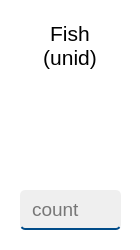
      <widget class="QFrame" name="frame_13">
       <property name="sizePolicy">
        <sizepolicy hsizetype="Fixed" vsizetype="Fixed">
         <horstretch>0</horstretch>
         <verstretch>0</verstretch>
        </sizepolicy>
       </property>
       <property name="minimumSize">
        <size>
         <width>140</width>
         <height>250</height>
        </size>
       </property>
       <property name="styleSheet">
        <string notr="true">background-color: white;
border-radius: 5px;</string>
       </property>
       <property name="frameShape">
        <enum>QFrame::StyledPanel</enum>
       </property>
       <property name="frameShadow">
        <enum>QFrame::Raised</enum>
       </property>
       <widget class="QLineEdit" name="fish">
        <property name="geometry">
         <rect>
          <x>20</x>
          <y>190</y>
          <width>101</width>
          <height>40</height>
         </rect>
        </property>
        <property name="font">
         <font>
          <family>Yu Gothic UI</family>
          <pointsize>14</pointsize>
         </font>
        </property>
        <property name="styleSheet">
         <string notr="true">background-color: #EFEFEF;
border-style: solid;
border-width: 0 0 2px 0;
border-color: #004b88;
border-radius: 5px;
padding-left: 10px;</string>
        </property>
        <property name="placeholderText">
         <string>count</string>
        </property>
       </widget>
       <widget class="QLabel" name="label_14">
        <property name="geometry">
         <rect>
          <x>20</x>
          <y>10</y>
          <width>100</width>
          <height>60</height>
         </rect>
        </property>
        <property name="font">
         <font>
          <family>Yu Gothic UI</family>
          <pointsize>16</pointsize>
         </font>
        </property>
        <property name="text">
         <string>Fish
(unid)</string>
        </property>
        <property name="alignment">
         <set>Qt::AlignBottom|Qt::AlignHCenter</set>
        </property>
       </widget>
       <widget class="QLabel" name="label_29">
        <property name="geometry">
         <rect>
          <x>20</x>
          <y>80</y>
          <width>100</width>
          <height>100</height>
         </rect>
        </property>
        <property name="sizePolicy">
         <sizepolicy hsizetype="Fixed" vsizetype="Fixed">
          <horstretch>0</horstretch>
          <verstretch>0</verstretch>
         </sizepolicy>
        </property>
        <property name="minimumSize">
         <size>
          <width>100</width>
          <height>100</height>
         </size>
        </property>
        <property name="styleSheet">
         <string notr="true">QLabel {
    border-radius: 5px;
    border-image: url(:/img/img/fish.png);
}</string>
        </property>
        <property name="text">
         <string/>
        </property>
        <property name="scaledContents">
         <bool>true</bool>
        </property>
       </widget>
      </widget>
